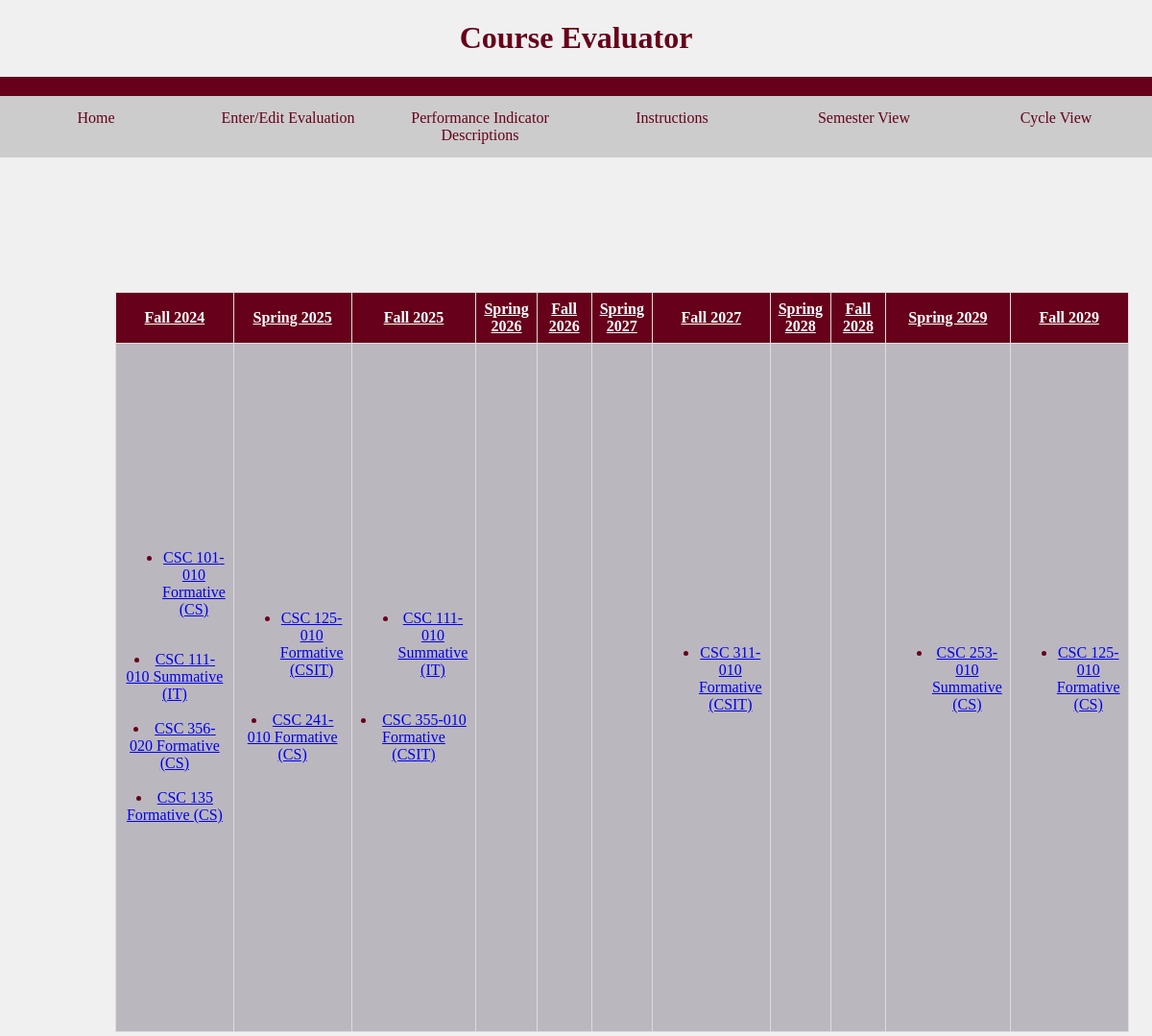
The app's page /home.php with its own data.
### tables this page shows
CREATE TABLE "EVAL" (
	"ID"	INTEGER,
	"Instructor"	TEXT,
	"CourseCode"	TEXT,
	"Semester"	TEXT,
	"Assessment"	TEXT,
	"CourseName"	TEXT,
	"CourseSection"	TEXT,
	"PerformanceIndicator"	TEXT,
	PRIMARY KEY("ID" AUTOINCREMENT)
);

### home.php (the view, shortened to what this page needs)
<!DOCTYPE html>
<html lang="en">
<head>
</head>
<body>
    <h1 class="burgundy-text">Course Evaluator</h1>
    <div class="header"></div>
    <div class="navigation">
        <ul>
            <li><a href="#">Home</a></li>
            <li><a href="https://unixweb.kutztown.edu/~dclea255/CourseEvaluator/Prototype1.php">Enter/Edit Evaluation</a></li>
            <li><a href="#">Performance Indicator Descriptions</a></li>
            <li><a href="https://unixweb.kutztown.edu/~irove/instructions.php">Instructions</a></li>
			<li><a href="#">Semester View</a></li>
			<li><a href="#">Cycle View</a></li>
        </ul>
    </div>
    <div class="content-container">
        <div class="table-container">
            <?php
            try {
                $db = new PDO('sqlite:CSC355.db');
            }
            catch (Exception $exc){
                echo 'Exception: Cannot connect to the database: ', $exc->getMessage(), "\n";
            }
            $semesterQuery = $db->prepare("SELECT DISTINCT SEMESTER FROM SEMESTERS");
            $semesterQuery->execute();
            $semesters = [];
            while ($row = $semesterQuery->fetch(PDO::FETCH_ASSOC)) {
                $semesters[] = $row['SEMESTER'];
            }
            echo "<table border='1'>";
			echo "<tr>";
			foreach ($semesters as $semester) {
				echo "<th colspan='1'><a style = 'color: #ffffff;' href='https://unixweb.kutztown.edu/~dclea255/CourseEvaluator/fullSemester.php?semester=" . urlencode($semester) . "'>$semester</th>";
			}
			echo "</tr>";
			echo "<tr>";
			foreach ($semesters as $semester) {
                echo "<td style='height: 700px; background-color: #bbb7bf'>";
                $stmt = $db->prepare("SELECT * FROM EVAL WHERE SEMESTER = :semester");
                $stmt->bindParam(':semester', $semester);
                $stmt->execute();
                echo "<ul>";
                while ($courseRow = $stmt->fetch(PDO::FETCH_ASSOC)) {
                    if ($courseRow['CourseSection'] != NULL) {
                        echo "<li><a href='https://unixweb.kutztown.edu/~dclea255/CourseEvaluator/fullSemester.php?semester=" . urlencode($semester) . "&code=" . urlencode($courseRow['CourseCode']) . "&sec=" .urlencode($courseRow['CourseSection']) . "'>" . $courseRow['CourseCode'] . "-" . $courseRow['CourseSection'] . " " . $courseRow['Assessment'] . "</a></li><br>";
                    }
                    else{
                        echo "<li><a href='https://unixweb.kutztown.edu/~dclea255/CourseEvaluator/fullSemester.php?semester=" . urlencode($semester) . "&code=" . urlencode($courseRow['CourseCode']) . "&sec=" .urlencode($courseRow['CourseSection']) . "'>" . $courseRow['CourseCode'] . " " . $courseRow['Assessment'] . "</a></li><br>";
                    }
                    echo "</ul>";
			}
            echo "</ul>";
            echo "</td>";
        }
		echo "</tr>";
		echo "</table>";
			?>
        </div>
    </div>
</body>
</html>

### home.php (style rules this page uses)
body { margin: 0; padding: 0; background-color: #f0f0f0; text-align: center; color: #67001a; }
.header { background-color: #67001a; color: white; padding: 10px 0; text-align: center; }
.navigation { display: flex; justify-content: space-between; background-color: #ccc; overflow: hidden; width: 100%; }
.navigation ul { margin: 0; padding: 0; list-style-type: none; overflow: hidden; display: flex; justify-content: space-between; width: 100%; }
.navigation li { width: 25%; }
.navigation li a { display: block; color: #67001a; text-align: center; padding: 14px 16px; text-decoration: none; }
.content-container { margin-top: 20px; text-align: center; }
.table-container { display: inline-block; text-align: center; width: 80%; margin-top: 100px; }
table { border-collapse: collapse; width: 100%; margin-top: 20px; }
th, td { border: 1px solid #ddd; padding: 8px; text-align: center; }
th { background-color: #67001a; color: white; }

### records on screen
eval: CourseCode "CSC 101", CourseSection "010", Assessment "Formative (CS)"
eval: CourseCode "CSC 111", CourseSection "010", Assessment "Summative (IT)"
eval: CourseCode "CSC 356", CourseSection "020", Assessment "Formative (CS)"
eval: CourseCode "CSC 135", Assessment "Formative (CS)"
eval: CourseCode "CSC 125", CourseSection "010", Assessment "Formative (CSIT)"
eval: CourseCode "CSC 241", CourseSection "010", Assessment "Formative (CS)"
eval: CourseCode "CSC 111", CourseSection "010", Assessment "Summative (IT)"
eval: CourseCode "CSC 355", CourseSection "010", Assessment "Formative (CSIT)"
eval: CourseCode "CSC 311", CourseSection "010", Assessment "Formative (CSIT)"
eval: CourseCode "CSC 253", CourseSection "010", Assessment "Summative (CS)"
eval: CourseCode "CSC 125", CourseSection "010", Assessment "Formative (CS)"

### other values on screen
$semester "Fall 2024"
$semester "Spring 2025"
$semester "Fall 2025"
$semester "Spring 2026"
$semester "Fall 2026"
$semester "Spring 2027"
$semester "Fall 2027"
$semester "Spring 2028"
$semester "Fall 2028"
$semester "Spring 2029"
$semester "Fall 2029"
